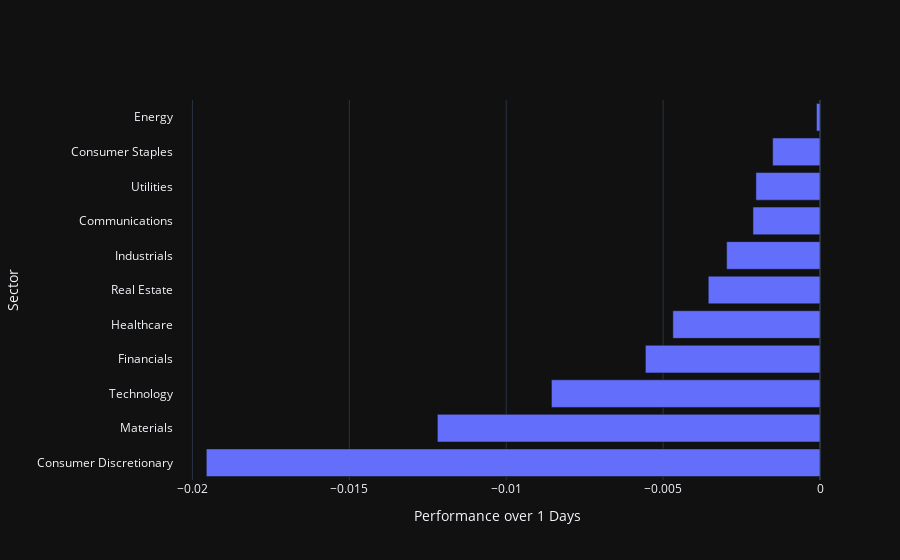

Notebook code for this chart:
### Code cell
performance_fig = go.Figure()
temp = performance_df.sort_values(['Value'])
performance_fig.add_trace(go.Bar(x = temp[0], y = temp["Name"], orientation='h'))
performance_fig.update_xaxes(title_text = f"Performance over {lookback_period-1} Days")
performance_fig.update_yaxes(title_text = "Sector")
performance_fig

### Figure 1 — Plotly figure (JSON) as saved in the notebook; plotly's stock layout.template omitted (floating-point values rounded to 4 significant figures)
{"data": [{"orientation": "h", "type": "bar", "x": [-0.01956, -0.0122, -0.008559, -0.005565, -0.00469, -0.003561, -0.002977, -0.002137, -0.002043, -0.00151, -0.0001129], "y": ["Consumer Discretionary", "Materials", "Technology", "Financials", "Healthcare", "Real Estate", "Industrials", "Communications", "Utilities", "Consumer Staples", "Energy"]}], "layout": {"xaxis": {"title": {"text": "Performance over 1 Days"}}, "yaxis": {"title": {"text": "Sector"}}}}
